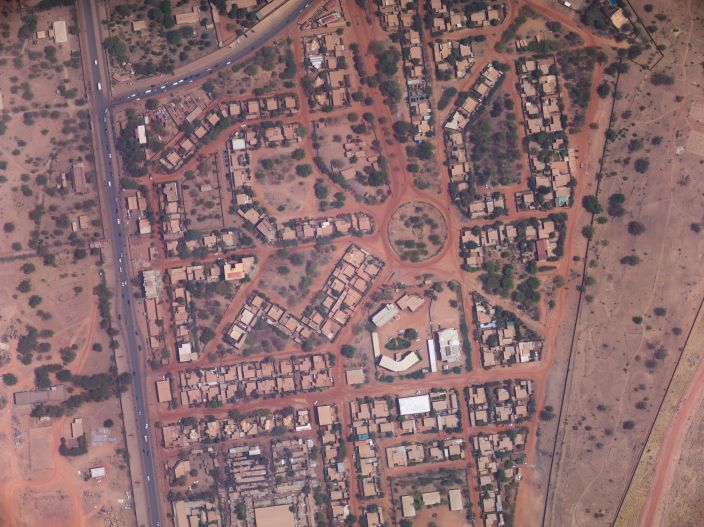
#> input picture PA4/aerial1.jpg, 704 x 527 px
$ python PA4.py   (Python 2 division)
#> lines starting #> are read from the running program, lines starting #| are printed output that depends on the picture; after the words box and inside, x2 and y2 are one past the last pixel; in counts of white or black regions, pixels touching at a corner belong together
"""
The program calculates the Histogram of Oriented Gradient feature descriptor for the
given interest points, matches the features based on euclidean distances between them
and compares HoG with Speed-Up Robust Features (SURF)

@author: Aditya Pulekar

(Referred "http://stackoverflow.com/questions/20259025/module-object-has-no-attribute-drawmatches-opencv-python"
to concatenate two images and draw matches for SURF).
"""
import cv2
import math,pdb
import numpy as np
import matplotlib.pyplot as plt

kp1 = [[402, 372],
       [371, 230],
       [156, 381],
       [419, 231],
       [323, 322]]

kp2 = [[325, 232],
       [300, 90],
       [81, 230],
       [348, 94],
       [249, 182]]

def HOG(img, x, y):
    """
    Generate a descriptor around a given point in an image
    :param img: the image to describe
    :param x: the x value of the point to be described
    :param y: the y value of the point to be described
    :return: the [1, 128] descriptor of the point
    """
    #TODO: write a HOG descriptor here
    des=[]
    row=0
    sub_image = img[x-8:x+8,y-8:y+8]
    while row < len(sub_image):
        col=0
        while col < len(sub_image[0]):
            temp_vector = [0 for i in range(8)]
            new_subimage = sub_image[row:row+4,col:col+4]
            x_gradient = cv2.Sobel(new_subimage,ddepth=-1,dx=1,dy=0)
            y_gradient = cv2.Sobel(new_subimage,ddepth=-1,dx=0,dy=1)
            theta = np.empty([x_gradient.shape[0],x_gradient.shape[1]])
            for i in range(len(x_gradient)):
                for j in range(len(x_gradient[0])):
                    if x_gradient[i,j] == 0:
                        theta[i,j] = 90
                    else:
                        theta[i,j] = np.arctan(y_gradient[i,j]/x_gradient[i,j])*(180/np.pi)
            theta_iter = theta.flatten()        #To avoid nested for loops for 4x4 theta
            for i in range(len(theta_iter)):
                if theta_iter[i] < 45:
                    temp_vector[0]=temp_vector[0]+1
                elif theta_iter[i] >= 45 and theta_iter[i] < 90:
                    temp_vector[1]=temp_vector[1]+1
                elif theta_iter[i] >= 90 and theta_iter[i] < 135:
                    temp_vector[2]=temp_vector[2]+1
                elif theta_iter[i] >= 135 and theta_iter[i] < 180:
                    temp_vector[3]=temp_vector[3]+1
                elif theta_iter[i] >= 180 and theta_iter[i] < 225:
                    temp_vector[4]=temp_vector[4]+1
                elif theta_iter[i] >= 225 and theta_iter[i] < 270:
                    temp_vector[5]=temp_vector[5]+1
                elif theta_iter[i] >= 270 and theta_iter[i] < 315:
                    temp_vector[6]=temp_vector[6]+1
                elif theta_iter[i] >= 315 and theta_iter[i] < 360:
                    temp_vector[7]=temp_vector[7]+1
            des.extend(temp_vector)
            col=col+4
        row=row+4
    return des

def sumOfSquares(f1,f2):
    sum1=0;sum2=0
    for i in f1:
        sum1=sum1+math.pow(i,2)
    for i in f2:
        sum2=sum2+math.pow(i,2)
    rootOfSquare1 = math.sqrt(sum1)
    rootOfSquare2 = math.sqrt(sum2)
    return [rootOfSquare1,rootOfSquare2]

def matcher(features1, features2):
    """
    Matches the descriptors from one image to the
    descriptors from another image
    :param features1: the first array of features [n, 128]
    :param features2: the second array of features [n, 128]
    :return: matching point pairs [[index1, index2], ... ]
    """
    #TODO: write a matching function
    #Performing the L2-Norm
    new_features1=[]
    new_features2=[]
    for itr in range(5):
        [rootOfSquare1,rootOfSquare2] = sumOfSquares(features1[itr],features2[itr])
        new_features1.append(np.array(features1[itr])/rootOfSquare1)
        new_features2.append(np.array(features2[itr])/rootOfSquare2)
    indices = []
    for itr in range(len(new_features1)):
        findMinDist=[]
        #findMaxCosineVal=[]
        for itr2 in range(len(new_features2)):
            f1 = new_features1[itr]
            f2 = new_features2[itr2]

            # [9 lines of commented-out code are left out]
            Dist = np.array(f1) - np.array(f2)
            sum=0
            for i in Dist:
                sum=sum+math.pow(i,2)
            rootOfSum = math.sqrt(sum)
            findMinDist.append(rootOfSum)
        # print "itr: ", itr, " Matching scores: ", findMaxCosineVal
        # bestMatch = findMaxCosineVal.index(max(findMaxCosineVal))
        bestMatch = findMinDist.index(min(findMinDist))
        indices.append([itr,bestMatch])
    return indices

def surfMatcher(img1_color,img2_color):
    s = cv2.SURF(450)
    keyPt1,descp1 = s.detectAndCompute(img1_color,None)
    new_Img = cv2.drawKeypoints(img1_color,keyPt1,None,(0,255,0))
    plt.title("SURF Features for aerial1")
    cv2.imwrite("SURF_Features_Aerial1.jpg",new_Img)
    plt.imshow(new_Img)
    plt.show()
    keyPt2,descp2 = s.detectAndCompute(img2_color,None)  #"None" has been given for the mask
    new_Img = cv2.drawKeypoints(img2_color,keyPt2,None,(0,255,0))
    plt.title("SURF Features for aerial2")
    cv2.imwrite("SURF_Features_Aerial2.jpg",new_Img)
    plt.imshow(new_Img)
    plt.show()

    #Concatenate two images
    out_image = concatenateTwoImages(img1_color.shape[0],img1_color.shape[1],
                                     img2_color.shape[0],img2_color.shape[1])
    c1 = img1_color.shape[1]
    m = np.amax(out_image.flatten())
    cv2.imshow("Concatenated Image for SURF",out_image/m)
    cv2.waitKey(0)

    bf_match = cv2.BFMatcher(cv2.NORM_L2,crossCheck=False)
    # match_pts= bf_match.knnMatch(np.asarray(descp1,np.float32),np.asarray(descp2,np.float32),1)
    match_pts= bf_match.match(np.asarray(descp1,np.float32),np.asarray(descp2,np.float32))
    match_pts_sorted = sorted(match_pts,reverse=True)                 #Why do we get better on taking the higher values?
    #Peformance of surf changes every time we run the program
    #Drawing matches for SURF
    for itr in match_pts_sorted[:5]:
        indexForI2 =itr.trainIdx
        indexForI1 = itr.queryIdx
        (ptX2,ptY2)=tuple(keyPt2[indexForI2].pt)   #(X--> Columns, Y--> Rows)
        (ptX1,ptY1)=tuple(keyPt1[indexForI1].pt)
        cv2.circle(out_image,(int(ptX2)+c1,int(ptY2)),10,(0,255,0),thickness=3)
        cv2.circle(out_image,(int(ptX1),int(ptY1)),10,(0,255,0),thickness=3)
        cv2.line(out_image,(int(ptX1),int(ptY1)),(int(ptX2)+c1,int(ptY2)),(0,255,0),thickness=2)
    cv2.imshow("Concatenated Image for SURF (With final key points)",out_image/m)
    cv2.imwrite("SURF_Features.jpg",out_image)
    cv2.waitKey(0)
    cv2.destroyAllWindows()
    pdb.set_trace()

def concatenateTwoImages(r1,c1,r2,c2):
    r2=img2_color.shape[0];c2=img2_color.shape[1]
    r1=img1_color.shape[0];c1=img2_color.shape[1]
    out_image=np.empty([max(r1,r2),c2+c1,3],dtype=np.float32)
    out_image[:r1,:c1]=np.dstack([img1_color])
    out_image[:r2,c1:]=np.dstack([img2_color])
    return out_image

if __name__ == '__main__':
    img1_color = cv2.imread("aerial1.jpg", 1)
#> img1_color is the input picture: shape (527, 704, 3); mean B, G, R 110.1, 108.4, 138.9
    img2_color = cv2.imread("aerial2.jpg", 1)
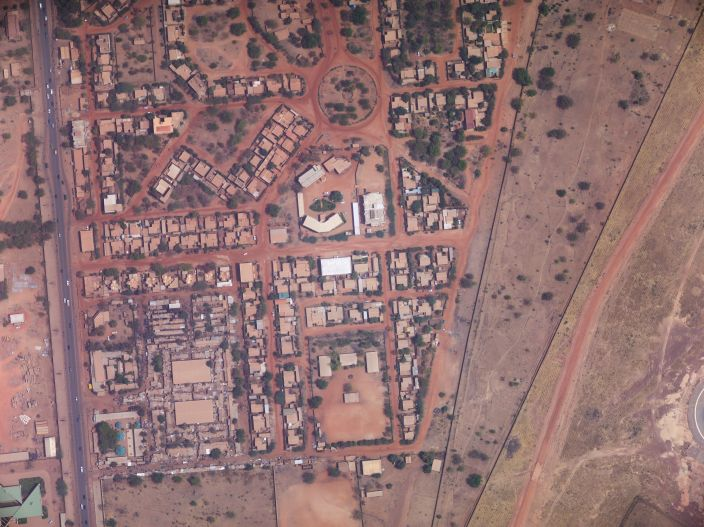
#> input picture PA4/aerial2.jpg, 704 x 527 px
#> img2_color is the input picture: shape (527, 704, 3); mean B, G, R 114.1, 114.2, 145.6
    img1 = cv2.cvtColor(img1_color,cv2.COLOR_BGR2GRAY)
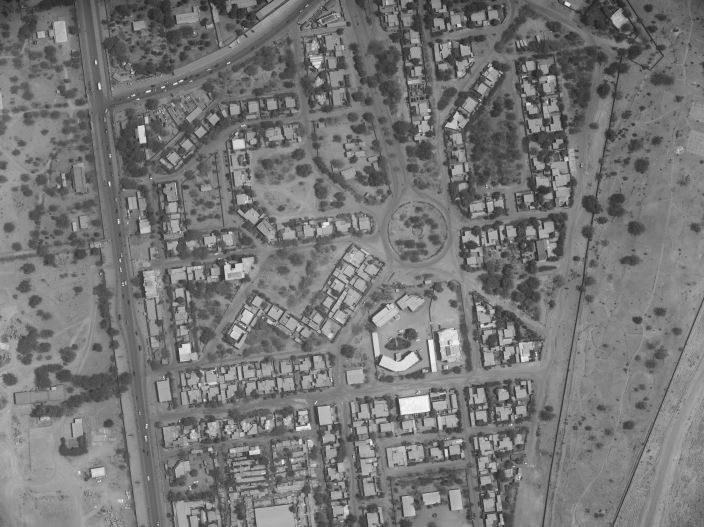
#> img1: shape (527, 704); min 29, max 250, mean 117.7
    img2 = cv2.cvtColor(img2_color,cv2.COLOR_BGR2GRAY)
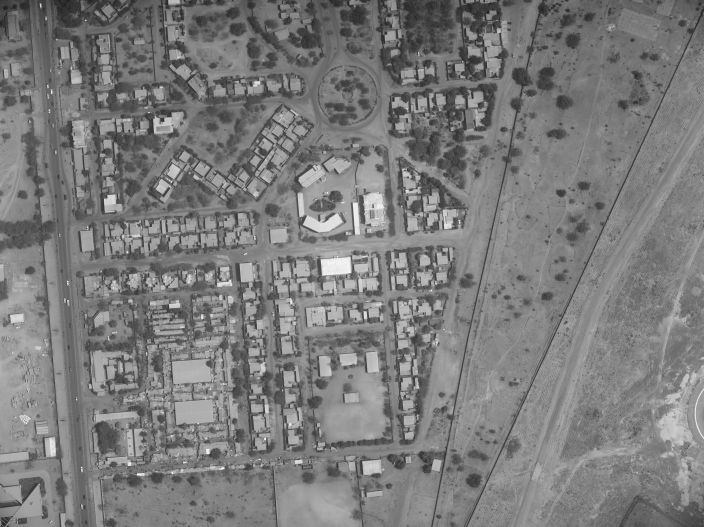
#> img2: shape (527, 704); min 26, max 254, mean 123.6
    des1 = []
    des2 = []
    print "img1 details: ", img1.shape,"  img2 details: ", img2.shape
#| img1 details:  (527, 704)   img2 details:  (527, 704)
    for i in range(5):
        des1.append(HOG(img1,kp1[i][1],kp1[i][0]))
        des2.append(HOG(img2,kp2[i][1],kp2[i][0]))
#> after the loop, des1 = 5 items; des2 = 5 items
    indices = matcher(des1, des2)
#> the loop in matcher, `for itr in range(5):` made 5 passes
#> (rootOfSquare1, rootOfSquare2) on passes 1 to 5: (53.59, 52.15), (53.8, 49.74), (55.66, 52.25), (54.75, 52.61), (52.76, 51.83)
#> the loop in matcher, `for itr in range(len(new_features1)):` made 5 passes
#> bestMatch on passes 1 to 5: 0, 4, 2, 3, 4
#> after the loop in matcher, `for itr in range(len(new_features1)):`: indices = [[0, 0], [1, 4], [2, 2], [3, 3], [4, 4]]
#> indices = [[0, 0], [1, 4], [2, 2], [3, 3], [4, 4]]

    print "indices: ",indices
#| indices:  [[0, 0], [1, 4], [2, 2], [3, 3], [4, 4]]
    #TODO: display the output in a meaningful way
    #Concatenating two images
    coloredFeatureImage = concatenateTwoImages(img1_color.shape[0],img1_color.shape[1],
                                     img2_color.shape[0],img2_color.shape[1])
#> in concatenateTwoImages, `out_image=np.empty([max(r1,r2),c2+c1,3],dtype=np.float32)`: out_image: shape (527, 1408, 3) float32; every value is 0
    color_m = np.amax(coloredFeatureImage.flatten())
#> color_m = 255
    coloredFeatureImage/=color_m
    dictForPoints={}
    for r in range(coloredFeatureImage.shape[0]):
        for c in range(coloredFeatureImage.shape[1]):
            if [c,r] in kp1:
                cv2.circle(coloredFeatureImage,(c,r),10,(0,255,0),thickness=3)
                dictForPoints[(c,r)] = (c,r)
            if [c-img2.shape[1],r] in kp2:
                cv2.circle(coloredFeatureImage,(c,r),10,(0,255,0),thickness=3)
                dictForPoints[(c-img2.shape[1],r)] = (c,r)
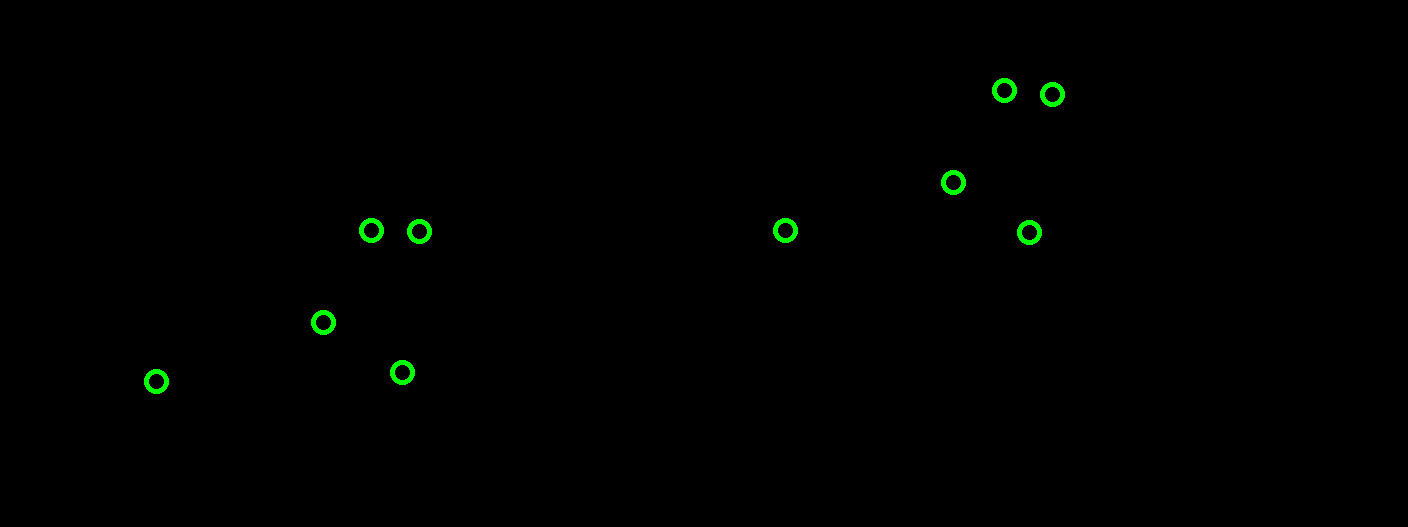
#> coloredFeatureImage: shape (527, 1408, 3) float32; mean of channels 0, 1, 2 0.4, 1.5, 0.6; drawn as B, G, R
#> after the loop, dictForPoints = 10 items
    cv2.imshow("Feature Matching Image with circles (HoG)",coloredFeatureImage)
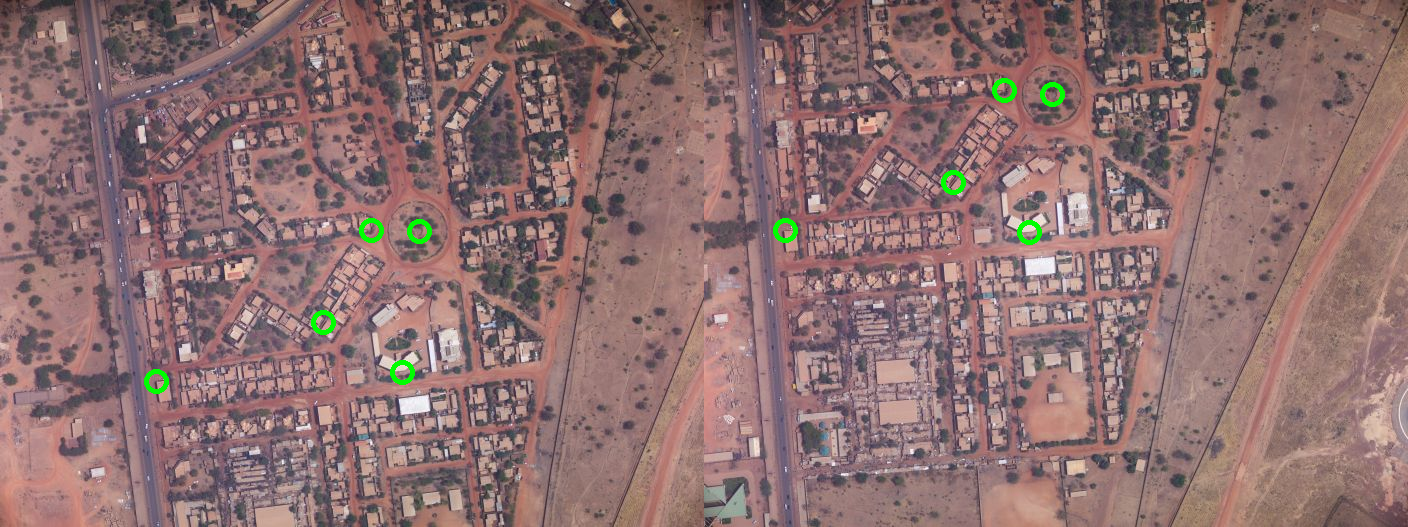
#> window 'Feature Matching Image with ci': shape (527, 1408, 3); mean B, G, R 111.6, 111.9, 141.6
    cv2.imwrite("HoG_Features_highlighted.jpg",coloredFeatureImage*color_m)
    cv2.waitKey(0)

    for itr in indices:
        if itr[0] == itr[1]:
            cv2.line(coloredFeatureImage,dictForPoints[tuple(kp1[itr[0]])],dictForPoints[tuple(kp2[itr[1]])],(0,255,0),thickness=2)
        else:
            cv2.line(coloredFeatureImage,dictForPoints[tuple(kp1[itr[0]])],dictForPoints[tuple(kp2[itr[1]])],(0,0,255),thickness=2)
#> this loop made 5 passes
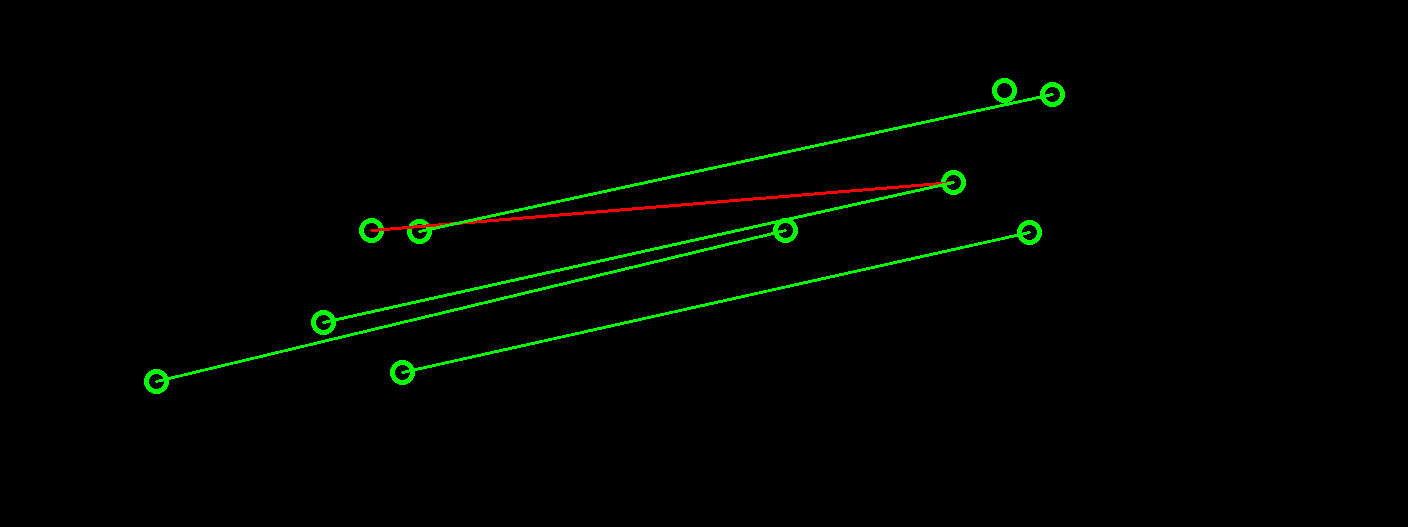
#> coloredFeatureImage: shape (527, 1408, 3) float32; 1.21% of pixels changed, all inside (x1, y1, x2, y2) = (155, 93, 1054, 383); drawn as B, G, R
    cv2.imshow("Feature Matching Image with lines (HoG)",coloredFeatureImage)
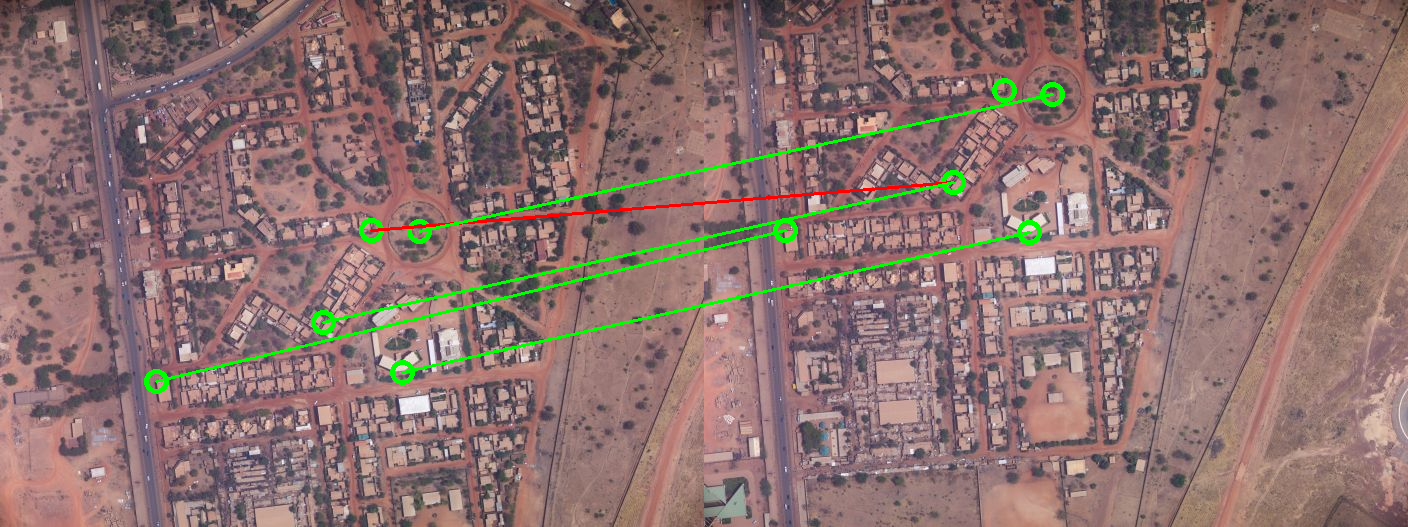
#> window 'Feature Matching Image with li': shape (527, 1408, 3); mean B, G, R 110.2, 113, 140.4
    cv2.imwrite("HoG_Features_matched.jpg",coloredFeatureImage*color_m)
    cv2.waitKey(0)

    #Comparison of HoG with SURF
#> (the run stopped early here; a loop or call above may not have finished)
